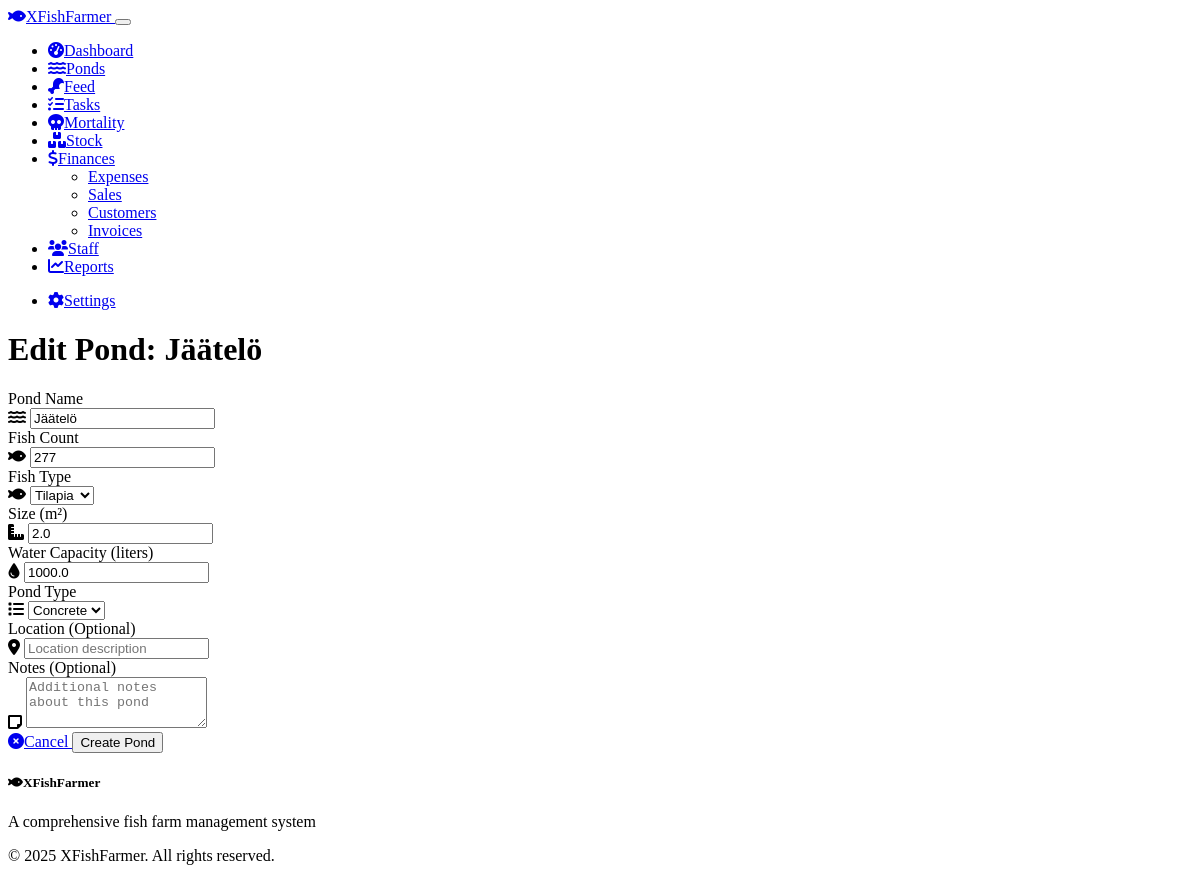
Page /ponds/1/edit on the committed database.
### models.py (models this page shows)
class Pond(db.Model):
    __tablename__ = 'ponds'
    id = db.Column(db.Integer, primary_key=True)
    name = db.Column(db.String(100), nullable=False)
    size = db.Column(db.Float, nullable=False)
    water_capacity = db.Column(db.Float, nullable=False)
    fish_count = db.Column(db.Integer, nullable=True)  # New field
    fish_type = db.Column(db.String(50), nullable=False)  # New field for fish type
    pond_type = db.Column(db.String(50), nullable=False)
    location = db.Column(db.String(200))
    mortalities = db.relationship('Mortality', backref='pond    ', lazy=True, cascade="all, delete-orphan")
    notes = db.Column(db.Text)
    status = db.Column(SQLAlchemyEnum(PondStatus), default=PondStatus.ACTIVE, nullable=False)
    date_created = db.Column(db.DateTime, default=datetime.utcnow)
    date_updated = db.Column(db.DateTime, default=datetime.utcnow, onupdate=datetime.utcnow)

### routes.py (the view, shortened to what this page needs)
@app.route('/ponds/<int:pond_id>/edit', methods=['GET', 'POST'])
def edit_pond(pond_id):
    pond = Pond.query.get_or_404(pond_id)
    form = PondForm(obj=pond)
    return render_template('ponds/edit.html', form=form, pond=pond, title='Edit Pond')

### forms.py
class PondForm(FlaskForm):
    name = StringField('Pond Name', validators=[DataRequired()])
    size = FloatField('Size (m²)', validators=[DataRequired()])
    water_capacity = FloatField('Water Capacity (liters)', validators=[DataRequired()])
    fish_count = IntegerField('Fish Count', validators=[DataRequired(), NumberRange(min=0)])
    fish_type = SelectField('Fish Type', choices=[
        ('Tilapia', 'Tilapia'),
        ('Catfish', 'Catfish'),
        ('Other', 'Other')
    ], validators=[DataRequired()])
    pond_type = SelectField('Pond Type', choices=[
        ('Concrete', 'Concrete'),
        ('Liner', 'Liner'),
        ('Earthen', 'Earthen'),
        ('Other', 'Other')
    ], validators=[DataRequired()])
    status = SelectField('Status', choices=[(status.value, status.value) for status in PondStatus], default=PondStatus.ACTIVE.value)
    location = StringField('Location (Optional)')
    notes = TextAreaField('Notes (Optional)')
    submit = SubmitField('Create Pond')

### templates/ponds/edit.html (shortened to what this page needs)
{% extends "layout.html" %}
{% block page_title %}Edit Pond: {{ pond.name }}{% endblock %}
{% block content %}
<div class="row">
    <div class="col-lg-8 mx-auto">
        <div class="card shadow">
            <div class="card-body">
                <form method="POST" action="" class="needs-validation" novalidate>
                    <div class="mb-3">
                        <label for="name" class="form-label">Pond Name</label>
                        <div class="input-group">
                            <span class="input-group-text"><i class="fas fa-water"></i></span>
                            {{ form.name(class="form-control", placeholder="Enter pond name") }}
                        </div>
                    </div>
                    <div class="mb-3">
                        <label for="fish_count" class="form-label">Fish Count</label>
                        <div class="input-group">
                            <span class="input-group-text"><i class="fas fa-fish"></i></span>
                            <input type="number" id="fish_count" name="fish_count" class="form-control" value="{{ pond.fish_count }}" required>
                        </div>
                    </div>
                    <div class="mb-3">
                        <label for="fish_type" class="form-label">Fish Type</label>
                        <div class="input-group">
                            <span class="input-group-text"><i class="fas fa-fish"></i></span>
                            <select id="fish_type" name="fish_type" class="form-select" required>
                                <option value="Tilapia" {% if pond.fish_type == 'Tilapia' %}selected{% endif %}>Tilapia</option>
                            </select>
                        </div>
                    </div>
                    <div class="row mb-3">
                        <div class="col-md-4">
                            <label for="size" class="form-label">Size (m²)</label>
                            <div class="input-group">
                                <span class="input-group-text"><i class="fas fa-ruler-combined"></i></span>
                                {{ form.size(class="form-control", placeholder="Size in square meters") }}
                            </div>
                        </div>
                        <div class="col-md-4">
                            <label for="water_capacity" class="form-label">Water Capacity (liters)</label>
                            <div class="input-group">
                                <span class="input-group-text"><i class="fas fa-tint"></i></span>
                                {{ form.water_capacity(class="form-control", placeholder="Capacity in liters") }}
                            </div>
                        </div>
                    </div>
                    <div class="row mb-3">
                        <div class="col-md-6">
                            <label for="pond_type" class="form-label">Pond Type</label>
                            <div class="input-group">
                                <span class="input-group-text"><i class="fas fa-list"></i></span>
                                {{ form.pond_type(class="form-select") }}
                            </div>
                        </div>
                        <div class="col-md-6">
                            <label for="location" class="form-label">Location (Optional)</label>
                            <div class="input-group">
                                <span class="input-group-text"><i class="fas fa-map-marker-alt"></i></span>
                                {{ form.location(class="form-control", placeholder="Location description") }}
                            </div>
                        </div>
                    </div>
                    <div class="mb-4">
                        <label for="notes" class="form-label">Notes (Optional)</label>
                        <div class="input-group">
                            <span class="input-group-text"><i class="fas fa-sticky-note"></i></span>
                            {{ form.notes(class="form-control", rows="3", placeholder="Additional notes about this pond") }}
                        </div>
                    </div>
                    <div class="d-grid gap-2 d-md-flex justify-content-md-end">
                        <a href="{{ url_for('ponds') }}" class="btn btn-secondary me-md-2">
                            <i class="fas fa-times-circle me-2"></i>Cancel
                        </a>
                        {{ form.submit(class="btn btn-primary") }}
                    </div>
                </form>
            </div>
        </div>
    </div>
</div>
{% endblock %}

### rows in the picture
Pond: name "Jäätelö", fish_count "277", fish_type "Tilapia", size "2.0", water_capacity "1000.0", pond_type "Concrete"
